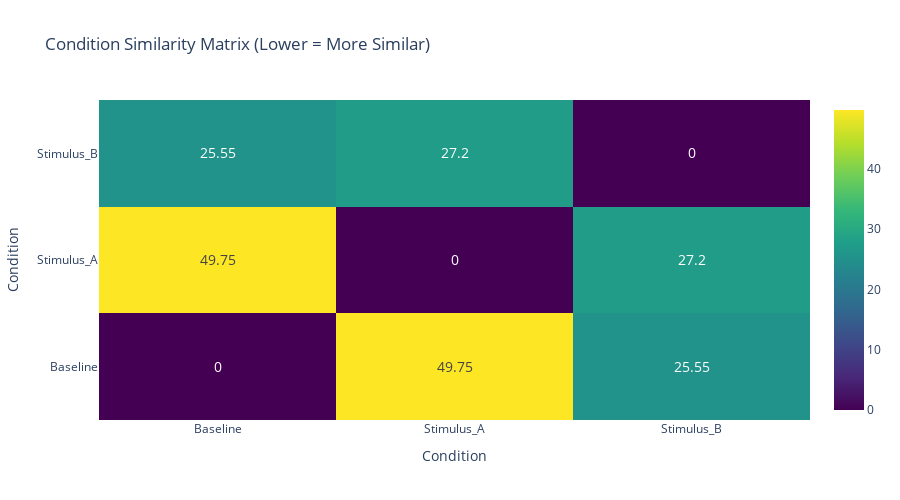

This figure's notebook cell:
### Code cell
# Visualize as heatmap
fig = go.Figure(data=go.Heatmap(
    z=dist_matrix,
    x=condition_names,
    y=condition_names,
    colorscale='Viridis',
    text=dist_matrix.round(2),
    texttemplate='%{text}',
    textfont={"size": 14}
))

fig.update_layout(
    title="Condition Similarity Matrix (Lower = More Similar)",
    xaxis_title="Condition",
    yaxis_title="Condition",
    height=500
)
fig.show()

print("\nInterpretation:")
print("- Baseline vs Stimulus_A: Largest difference (highest activity change)")
print("- Stimulus_A vs Stimulus_B: Moderate difference")
print("- Diagonal: Zero (self-comparison)")

### Figure 1 — Plotly figure (JSON) as saved in the notebook; plotly's stock layout.template omitted (floating-point values rounded to 4 significant figures)
{"data": [{"colorscale": [[0, "#440154"], [0.1111, "#482878"], [0.2222, "#3e4989"], [0.3333, "#31688e"], [0.4444, "#26828e"], [0.5556, "#1f9e89"], [0.6667, "#35b779"], [0.7778, "#6ece58"], [0.8889, "#b5de2b"], [1, "#fde725"]], "text": [[0.0, 49.75, 25.55], [49.75, 0.0, 27.2], [25.55, 27.2, 0.0]], "textfont": {"size": 14}, "texttemplate": "%{text}", "type": "heatmap", "x": ["Baseline", "Stimulus_A", "Stimulus_B"], "y": ["Baseline", "Stimulus_A", "Stimulus_B"], "z": [[0.0, 49.75, 25.55], [49.75, 0.0, 27.2], [25.55, 27.2, 0.0]]}], "layout": {"height": 500, "title": {"text": "Condition Similarity Matrix (Lower = More Similar)"}, "xaxis": {"title": {"text": "Condition"}}, "yaxis": {"title": {"text": "Condition"}}}}
